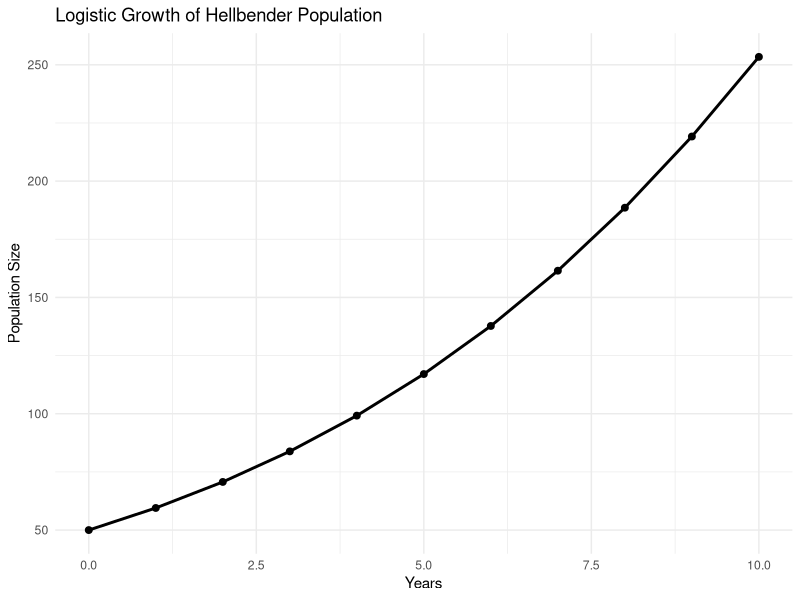

This figure's R source:
##########################
####### Homework 5 #######
##########################

# Group members: Keeley Kuru and Elizabeth Braatz
# Date: 10/9/25

# -- Objective 1 -- #

library(ggplot2)

# A. 
# Parameters
N0 <- 50
r <- 0.2
K <- 1000
years <- 10

# Create vector
N <- numeric(years + 1)
N[1] <- N0

# Loop over years
for (t in 1:years) {
  N[t + 1] <- N[t] + r * N[t] * (1 - N[t] / K)
}

# Create a dataframe for ggplot2
df <- data.frame(
  Year = 0:years,
  Population = N
)

# B. 
# Plot the time series using ggplot2
ggplot(df, aes(x = Year, y = Population)) +
  geom_line(color = "black", size = 1) +
  geom_point(size = 2) +
  labs(title = "Logistic Growth of Hellbender Population",
       x = "Years",
       y = "Population Size") +
  theme_minimal()

# -- Objective 2 -- #

# A. Simulate 50 different population size time series using the model above
# Parameters
N0 <- 50
K <- 1000
years <- 10
mean_r <- 0.2
sd_r <- 0.03
n_sims <- 50

# Generate random r values
r_values <- rnorm(n_sims, mean = mean_r, sd = sd_r)

# Run the logistical model
sim_results <- data.frame()

for (i in 1:n_sims) {
  N <- numeric(years + 1)
  N[1] <- N0
  r <- r_values[i]
  
  for (t in 1:years) {
    N[t + 1] <- N[t] + r * N[t] * (1 - N[t] / K)
  }
  
  temp_df <- data.frame(
    Year = 0:years,
    Population = N,
    Simulation = paste0("Sim_", i)
  )
  
  sim_results <- rbind(sim_results, temp_df)
}




